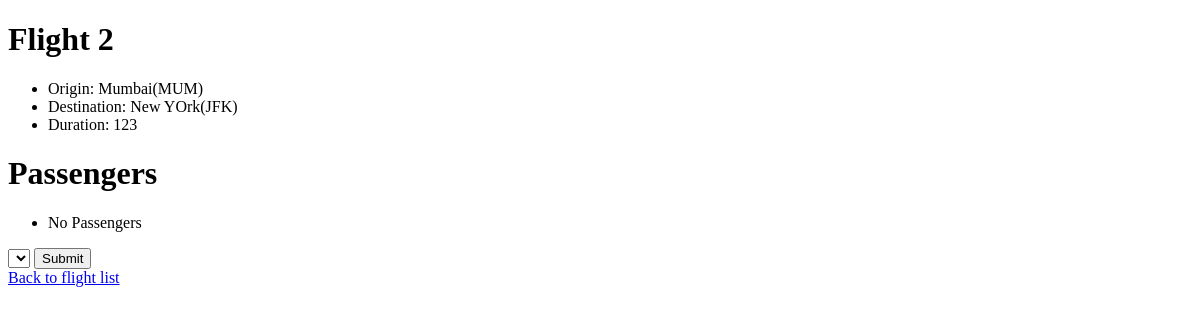
Page /flights/2 on the earlier database version.
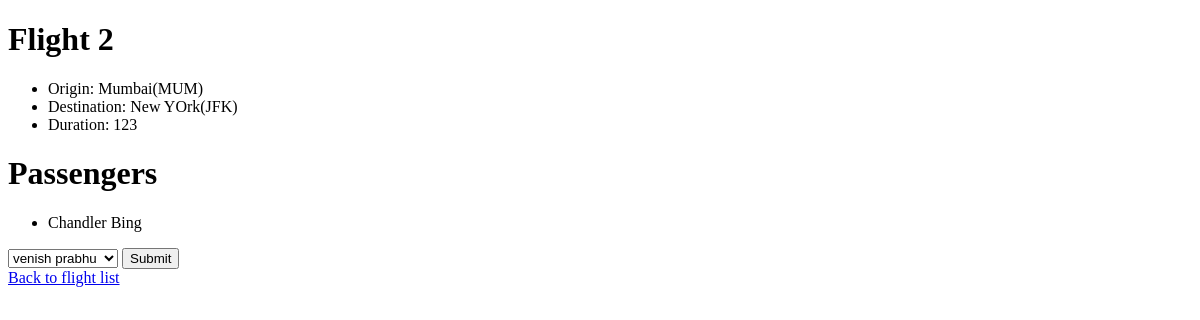
Same page on the later database version.
### flights/models.py (models this page shows)
class Passengers(models.Model):
    first = models.CharField(max_length=64)
    last = models.CharField(max_length=64)
    flights = models.ManyToManyField(Flight, blank=True, related_name="passengers")
    def __str__(self):
        return f"{self.first} {self.last}"

### flights/views.py (the view)
# urls.py: path("<int:flight_id>", views.flight, name="flight"),
def flight(request, flight_id):
    flight = Flight.objects.get(pk=flight_id)
    return render(request, "flights/flight.html", {
        "flight": flight,
        "passengers": flight.passengers.all(),
        "non_passengers": Passengers.objects.exclude(flights=flight).all(),
    })

### flights/models.py (called while the page is built)
    def __str__(self):
        return f"{self.city}({self.code})"

### flights/templates/flights/flight.html (shortened to what this page needs)
{% extends 'flights/layout.html' %}
{% block body %}
   <h1>Flight {{ flight.id }}</h1>
   <ul>
       <li>Origin: {{ flight.origin }}</li>
       <li>Destination: {{ flight.destination }}</li>
       <li>Duration: {{ flight.duration }}</li>
   </ul>
   <h1>Passengers</h1>
   <ul>
       {% for passenger in passengers %}
          <li>{{ passenger }}</li>
          {% empty %}
             <li>No Passengers</li>
       {% endfor %}
   </ul>
   <form action="{% url 'flights:book' flight.id %}" method="post">
       <select name="passenger">
           {% for passenger in non_passengers %}
              <option value="{{ passenger.id }}">{{ passenger }}</option>
           {% endfor %}
       </select>
       <input type="submit">
   </form>
   <a href="{% url 'flights:index' %}">Back to flight list</a>
{% endblock %}

Differences in the rows shown:
added Passengers: first+last "Chandler Bing"
Other differences:
form field passenger: (not shown) → "venish prabhu"
text no longer shown: "No Passengers"
